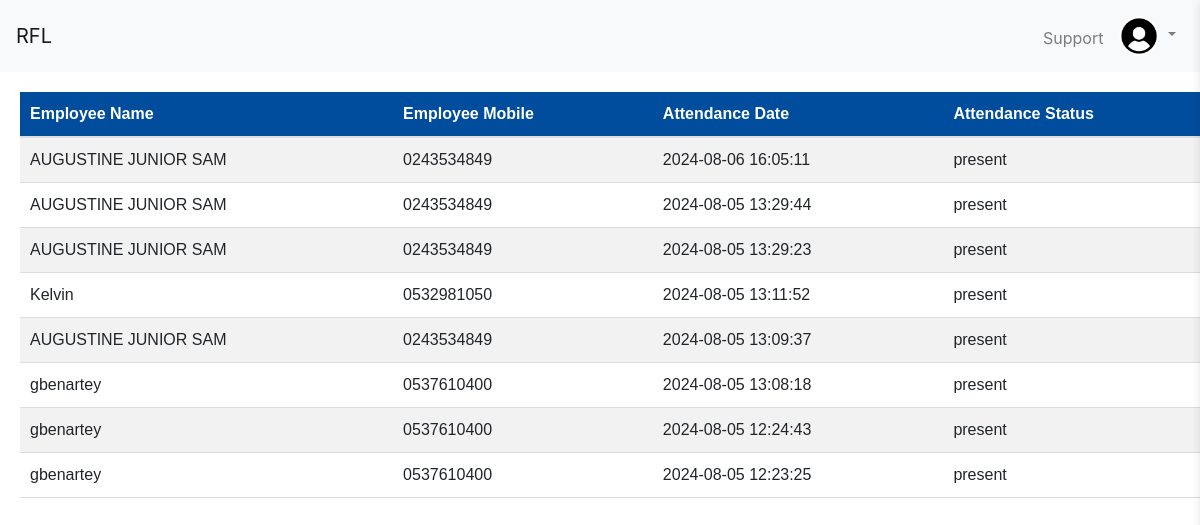
Screenshot of /admin/attendance.php (signed in) with the database file from the repository.
### tables this page shows
CREATE TABLE `attendance` (
  `attendance_id` int(11) NOT NULL,
  `employee_id` int(11) NOT NULL,
  `attendance_date` datetime NOT NULL,
  `attendance_status` varchar(20) NOT NULL
);

CREATE TABLE `employee` (
  `employee_id` int(11) NOT NULL,
  `employee_name` varchar(50) NOT NULL,
  `employee_password` varchar(20) NOT NULL,
  `employee_address` varchar(50) NOT NULL,
  `employee_mobile` varchar(11) NOT NULL,
  `employee_email` varchar(100) NOT NULL,
  `created_at` datetime NOT NULL DEFAULT curtime(),
  `password_changed` tinyint(1) DEFAULT 0
);

### admin/attendance.php (the view, shortened to what this page needs)
<?php include 'templates/header.php'; ?>
<?php
include '../db.php';
$sql = "SELECT e.employee_name, e.employee_mobile, a.attendance_date, a.attendance_status
        FROM attendance a
        JOIN employee e ON a.employee_id = e.employee_id
        ORDER BY a.attendance_date DESC";
$result = mysqli_query($conn, $sql);
?>
<?php
if (mysqli_num_rows($result) > 0) {
    echo "<table>";
    echo "<tr>";
    echo "<th>Employee Name</th>";
    echo "<th>Employee Mobile</th>";
    echo "<th>Attendance Date</th>";
    echo "<th>Attendance Status</th>";
    echo "</tr>";
    while($row = mysqli_fetch_assoc($result)) {
        echo "<tr>";
        echo "<td>" . $row["employee_name"] . "</td>";
        echo "<td>" . $row["employee_mobile"] . "</td>";
        echo "<td>" . $row["attendance_date"] . "</td>";
        echo "<td>" . $row["attendance_status"] . "</td>";
        echo "</tr>";
    }
    echo "</table>";
} else {
    echo "No attendance records found.";
}
?>

### admin/templates/header.php (shortened to what this page needs)
<!DOCTYPE html>
<html lang="en">
<head>
    <link href="https://maxcdn.bootstrapcdn.com/bootstrap/4.5.2/css/bootstrap.min.css" rel="stylesheet">
    <link rel="stylesheet" href="adm.css">
</head>
<body>
<nav class="navbar navbar-expand-lg navbar-light bg-light">
    <a class="navbar-brand" href="admin_dashboard.php">
        RFL
    </a>
    <div class="collapse navbar-collapse" id="navbarNav">
        <ul class="navbar-nav ml-auto">
            <li class="nav-item">
                <a class="nav-link" href="mailto:gbenartey19@gmail.com" style="margin-top:10px;">Support</a>
            </li>
            <li class="nav-item dropdown">
                <a class="nav-link dropdown-toggle" href="#" id="profileDropdown" role="button" data-toggle="dropdown" aria-haspopup="true" aria-expanded="false">
                    <img src="../user_image.jpg" alt="User Profile" class="profile-pic">
                </a>
            </li>
        </ul>
    </div>
</nav>
</body>
</html>

### admin/adm.css (style rules this page uses)
.profile-pic { width: 40px; height: 40px; border-radius: 50%; object-fit: cover; }

### admin/attendance.php (style rules this page uses)
table { border-collapse: collapse; width: 100%; font-family: Arial, sans-serif; }
th { background-color:#004c9d; color: #fff; padding: 10px; text-align: left; border-bottom: 2px solid #ddd; }
td { padding: 10px; text-align: left; border-bottom: 1px solid #ddd; }
tr:nth-child(even) { background-color: #f2f2f2; }
table { margin: 20px; }

### rows the page displays
attendance: employee.employee_name "AUGUSTINE JUNIOR SAM", employee.employee_mobile "0243534849", attendance_date "2024-08-06 16:05:11", attendance_status "present"
attendance: employee.employee_name "AUGUSTINE JUNIOR SAM", employee.employee_mobile "0243534849", attendance_date "2024-08-05 13:29:44", attendance_status "present"
attendance: employee.employee_name "AUGUSTINE JUNIOR SAM", employee.employee_mobile "0243534849", attendance_date "2024-08-05 13:29:23", attendance_status "present"
attendance: employee.employee_name "Kelvin", employee.employee_mobile "0532981050", attendance_date "2024-08-05 13:11:52", attendance_status "present"
attendance: employee.employee_name "AUGUSTINE JUNIOR SAM", employee.employee_mobile "0243534849", attendance_date "2024-08-05 13:09:37", attendance_status "present"
attendance: employee.employee_name "gbenartey", employee.employee_mobile "0537610400", attendance_date "2024-08-05 13:08:18", attendance_status "present"
attendance: employee.employee_name "gbenartey", employee.employee_mobile "0537610400", attendance_date "2024-08-05 12:24:43", attendance_status "present"
attendance: employee.employee_name "gbenartey", employee.employee_mobile "0537610400", attendance_date "2024-08-05 12:23:25", attendance_status "present"
